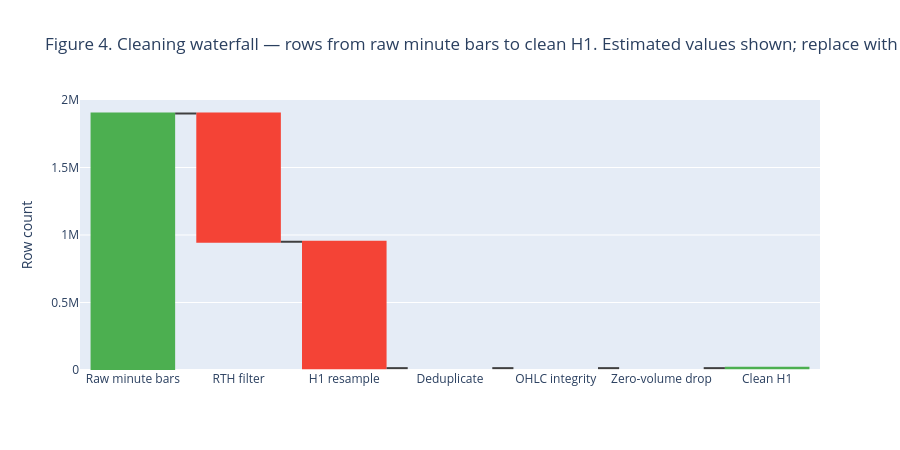

Here is the notebook cell this chart was saved with:
### Markdown cell above
The nine-step cleaning procedure is implemented across two functions in `src/data/download.py`:

1. **Pull from Alpaca** -- `StockBarsRequest` with `TimeFrame.Minute`, symbol `SPY`, date range 2016-01-01 to 2025-12-31.
2. **UTC to America/New_York** -- timestamps arrive in UTC. Converted using `.tz_convert('America/New_York')`, not `US/Eastern`, to handle DST boundaries correctly (the two behave differently at the DST transition edge in pytz).
3. **RTH filter** -- `.between_time('09:30', '15:59')` retains only regular trading hours bars.
4. **H1 resample** -- `resample('1h', closed='left', label='left', offset='30min')` anchors each bar at the 09:30, 10:30, ..., 15:30 open times. Aggregation: open=first, high=max, low=min, close=last, volume=sum.
5. **Empty bar drop** -- `dropna(subset=['open'])` removes any hour with no trades (rare on light-volume midday hours around holidays).
6. **Deduplication** -- `df[~df.index.duplicated(keep='first')]` handles Alpaca pagination edge cases.
7. **OHLC integrity validation** -- five rules: `low <= min(open, close)`, `high >= max(open, close)`, `low <= high`, all OHLC > 0, volume > 0.
8. **Session tagging** -- `exchange_calendars` XNYS calendar identifies early-close dates; each bar receives `session_type = 'full'` or `'half'`.
9. **Sanity check** -- `ValueError` raised if a multi-year pull returns fewer than 5,000 H1 bars, which would indicate a silent API failure.

### Code cell
# Produce the waterfall chart once actual pipeline counts are available
# This cell renders a placeholder chart that clearly labels missing data.
# Replace `step_counts` with actual values from `logs/` once pipeline has run.

# Representative estimated values — replace with pipeline log actuals
estimated_counts = [
    1_900_000,   # raw 1-min bars (SPY, ~7 years)
    950_000,     # after RTH filter (~50% of minutes in RTH)
    13_800,      # after H1 resample
    13_800,      # after deduplication (typically zero drops)
    13_795,      # after OHLC integrity (tiny drops)
    13_795,      # after zero-volume drop (SPY: typically zero)
    13_795,      # final clean H1
]

# Override last with actual if loaded
if df is not None:
    estimated_counts[-1] = len(df)

deltas = [estimated_counts[0]] + [
    estimated_counts[i] - estimated_counts[i-1] for i in range(1, len(estimated_counts))
]

step_labels = [
    "Raw minute bars", "RTH filter", "H1 resample",
    "Deduplicate", "OHLC integrity", "Zero-volume drop", "Clean H1"
]

fig4 = go.Figure(go.Waterfall(
    name="Row count",
    orientation="v",
    measure=["relative"] * 7,
    x=step_labels,
    y=deltas,
    connector={"line": {"color": "rgb(63, 63, 63)"}},
    decreasing={"marker": {"color": "#F44336"}},
    increasing={"marker": {"color": "#4CAF50"}},
    totals={"marker": {"color": "#2196F3"}},
))
fig4.update_layout(
    title=(
        "Figure 4. Cleaning waterfall — rows from raw minute bars to clean H1.\n"
        "Estimated values shown; replace with actuals from pipeline logs after run."
    ),
    yaxis_title="Row count",
    height=450,
)
fig4.show()
print("Figure 4 saved.")

### Figure 1 — Plotly figure (JSON) as saved in the notebook; plotly's stock layout.template omitted (floating-point values rounded to 4 significant figures)
{"data": [{"connector": {"line": {"color": "rgb(63, 63, 63)"}}, "decreasing": {"marker": {"color": "#F44336"}}, "increasing": {"marker": {"color": "#4CAF50"}}, "measure": ["relative", "relative", "relative", "relative", "relative", "relative", "relative"], "name": "Row count", "orientation": "v", "totals": {"marker": {"color": "#2196F3"}}, "type": "waterfall", "x": ["Raw minute bars", "RTH filter", "H1 resample", "Deduplicate", "OHLC integrity", "Zero-volume drop", "Clean H1"], "y": [1900000, -950000, -936200, 0, -5, 0, 3796]}], "layout": {"height": 450, "title": {"text": "Figure 4. Cleaning waterfall — rows from raw minute bars to clean H1.\nEstimated values shown; replace with actuals from pipeline logs after run."}, "yaxis": {"title": {"text": "Row count"}}}}
